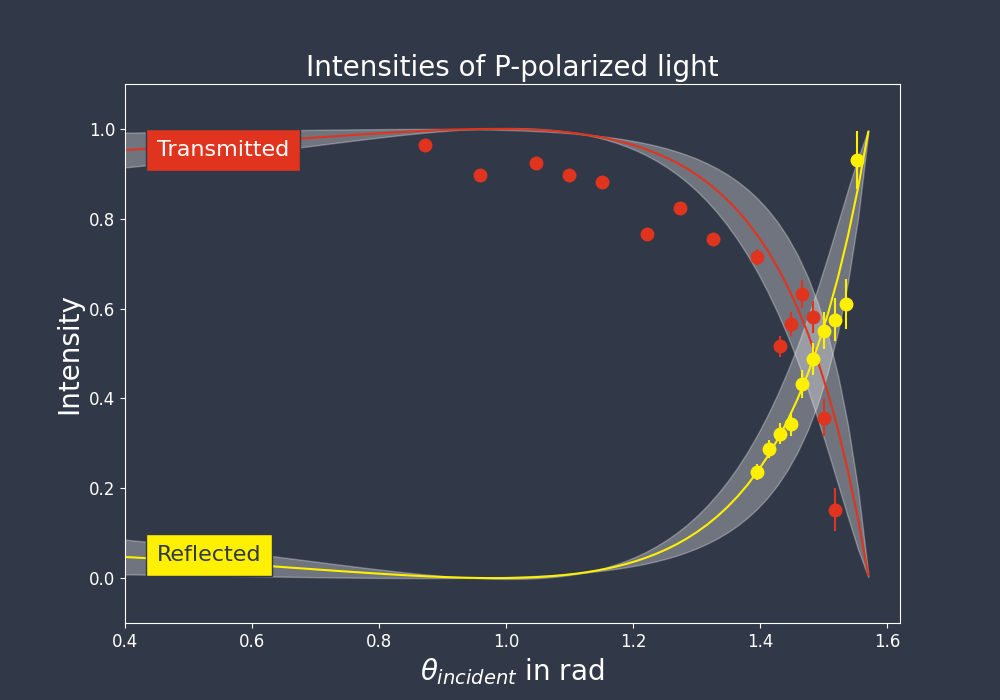

Recreate this plot in Python.
# Plot af Rp og Tp, hvor disse sammenlignes med de teoretiske kurver.

import numpy as np
import matplotlib.pyplot as plt
import scipy.optimize as scp
from scipy.stats import chi2
import os

os.chdir('c:\\Users\\all\\Albert_Tinus\\Eksperimential Fysik 2\\Øvelse 1\\')

import fresnels_relations as fre

fig, ax = plt.subplots(figsize = (9, 7))

# Vi bruger Serie2 og Serie3 dataet.

Tp_data = np.loadtxt("Målinger/Serie2.txt", skiprows = 7, delimiter = ',')
Rp_data = np.loadtxt("Målinger/Serie3.txt", skiprows = 6, delimiter = ',')

Tp_vinkler = Tp_data[:,0] * fre.deg_to_rad
Rp_vinkler = Rp_data[:,0] * fre.deg_to_rad

Tp_intens = Tp_data[:,2]/2.869
Rp_intens = Rp_data[:,1]/2.869

err = 0.5*fre.deg_to_rad

# fre.plot_chi(Tp_vinkler, Tp_intens, err, ax, fre.Tp, 0.61, '#edcfa4')
fre.plot_chi(Tp_vinkler, Tp_intens, err, ax, fre.Tp, 0.60, 0.08, '#e1341e', '#fff000')
fre.plot_chi(Rp_vinkler, Rp_intens, err, ax, fre.Rp, 0.60, 0.08, '#fff000', "#e1431e")

theta = np.linspace(0, 0.5*np.pi, 200)

# ax.plot(theta, Rp(theta, n), '-', linewidth = 9, color = '#edcfa4')
# ax.plot(theta, Tp(theta, n), '-', linewidth = 9, color = '#d989a6')

ax.spines['bottom'].set_color('white')
ax.spines['top'].set_color('white')
ax.spines['left'].set_color('white')
ax.spines['right'].set_color('white')

ax.tick_params(axis='x', colors='white')
ax.tick_params(axis='y', colors='white')

ax.set_ylim(-0.1, 1.1)

fig.patch.set_facecolor('#313847')
ax.set_facecolor('#313847')

props = dict(boxstyle = 'square, pad=0.5',
            facecolor = '#e1341e',
            edgecolor = '#313847'
)

props1 = dict(boxstyle = 'square, pad=0.5',
            facecolor = '#fff000',
            edgecolor = '#313847'
)

ax.text(0.05, 0.94, "Transmitted", color = 'white', bbox = props)
ax.text(0.05, 0.038, "Reflected", color = '#313847', bbox = props1)

ax.set_xlabel("$\\theta_{incident} $ in rad", color = 'white', fontsize = 16)
ax.set_ylabel("Intensity", color = 'white', fontsize = 16)

ax.set_title("Intensities of P-polarized light", fontsize = 16, color = 'white')



plt.xticks(fontsize=12)
plt.yticks(fontsize=12)

plt.savefig('RpTp.png')
# ax.text(0.1, 0.1, "$R_p$", fontsize = 35, color = 'white')
# ax.text(0.1, 0.85, "$T_p$", fontsize = 35, color = 'white')
# ax.text(0.82, 0.16, "$\\theta_B$", fontsize = 35, color = 'white')
# ax.arrow(0.85, 0.12, 0, -0.05, color = 'white', width = 0.008)



# ax.set_xlabel('$\\theta$', fontsize = 25, color = 'white')
# ax.set_ylabel('Intensity', rotation = 90, fontsize = 25, color = 'white')
ax.yaxis.labelpad = 20
ax.xaxis.labelpad = 16

# plt.savefig('fresnel2.png')
plt.show()




